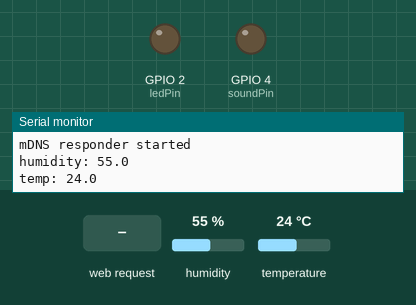
A program run on a simulated ESP8266 (Wemos D1 mini). Parts: output pins drawn as LEDs (lit = HIGH), the last lines printed to the serial monitor. Dashed ring = blinking. The test bench sets the inputs (shaded band); at power-on: humidity 55 %, temperature 24 °C. WiFi joins after 1.5 s; servers stay silent unless stated.

Above: at 2.8 s.
2.9 s: humidity set to 57 %
At 4.45 s:
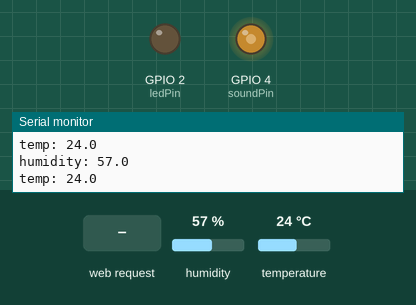
At 5.62 s:
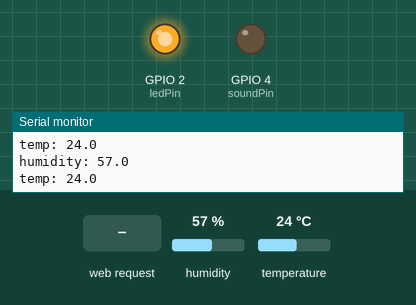
6.4 s: HTTP request GET /toggle received
9.9 s: humidity set to 22 %
14.5 s: humidity set to 68 %
At 15.12 s:
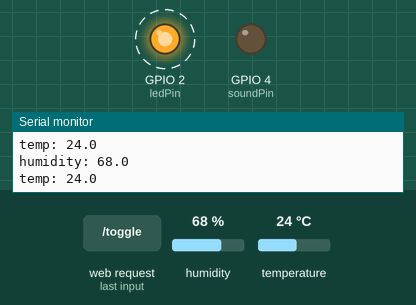
Timing chart, 0 to 19.0 s (numbered marks = the images above; inputs shaded):
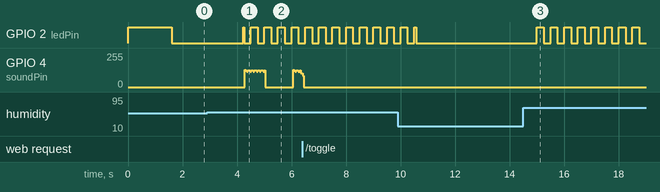

Measured:
- the behaviour switches between 55 and 56 % on humidity (found by bisection; images 0 and 1)
- after the input at 2.9 s, GPIO 2 (ledPin): LOW → HIGH after 1.3 s, then repeats every 0.50 s: LOW 0.25 s, HIGH 0.25 s
- after the input at 14.5 s, GPIO 2 (ledPin): alternates HIGH for 0.25 s and LOW for 0.25 s, starting after 0.50 s

The program:

main.cpp
```cpp
#include "Arduino.h"
#include "DHTesp.h"
#include <ESP8266WiFi.h>
#include <ESP8266WebServer.h>
#include <ESP8266mDNS.h>
#include <WiFiManager.h>

bool alarmArmed = true;
bool alarmActivated = false;
const int soundPin = 4;
const int ledPin = 2;
const int sensorPin = 14;
const float alarmHumidity = 55.0;
float temp = 0;
float humidity = 0;
DHTesp dht;
WiFiServer server(80);

void setup()
{
  // initialize LED digital pin as an output.
  pinMode(soundPin, OUTPUT);
  pinMode(ledPin, OUTPUT);
  pinMode(sensorPin, INPUT);
  Serial.begin(9600);
  digitalWrite(ledPin, HIGH);
  dht.setup(sensorPin, DHTesp::DHT11);

  WiFiManager wifiManager;
  wifiManager.autoConnect("HumidityAlarm");
  Serial.println("WiFi connected.");
  Serial.println("IP address: ");
  Serial.println(WiFi.localIP());

  delay(100);

  if (MDNS.begin("halarm"))
  { // Start the mDNS responder for esp8266.local
    Serial.println("mDNS responder started");
  }
  else
  {
    Serial.println("Error setting up MDNS responder!");
  }

  // or use this for auto generated name ESP + ChipID
  server.begin();

  digitalWrite(ledPin, HIGH);
}

void alarm()
{
  if (alarmActivated)
  {
    // toggle alarm on and off
    if (millis() / 1000 % 2 == 0)
    {
      if(alarmArmed){
        digitalWrite(4, HIGH);
        delay(3);
        digitalWrite(soundPin, LOW);
        delay(3);
      }
    }
    else
    {
      digitalWrite(soundPin, LOW);
    }

    if ((millis() / 250) % 2 == 0)
    {
      digitalWrite(ledPin, HIGH);
    }
    else
    {
      digitalWrite(ledPin, LOW);
    }
  }
  else
  {
    digitalWrite(soundPin, LOW);
    digitalWrite(ledPin, LOW);
  }
}

unsigned long last_sample = 0;
void sample_humidity()
{
  if (2100 < (millis() - last_sample))
  {
    humidity = dht.getHumidity();
    temp = dht.getTemperature();
    // Serial.print(dht.getStatusString());
    Serial.print("humidity: ");
    Serial.println(humidity, 1);
    Serial.print("temp: ");
    Serial.println(temp, 1);
    last_sample = millis();
  }
}

// Variable to store the HTTP request
char header[2048];
// Current time
unsigned long currentTime = millis();
// Previous time
unsigned long previousTime = 0;
// Define timeout time in milliseconds (example: 2000ms = 2s)
const long timeoutTime = 2000;

void generatePage(WiFiClient client)
{
  if (strstr(header, "GET /temp") != nullptr)
  {
    client.println(temp);
  }
  else if (strstr(header, "GET /humidity") != nullptr)
  {
    client.println(humidity);
  }
  else
  {
    if (strstr(header, "GET /toggle") != nullptr)
    {
      alarmArmed = !alarmArmed;
    }
    bool autoRefresh = strstr(header, "GET /auto") != nullptr;
    // HTTP headers always start with a response code (e.g. HTTP/1.1 200 OK)
    // and a content-type so the client knows what's coming, then a blank line:
    client.println("HTTP/1.1 200 OK");
    client.println("Content-type:text/html");
    client.println("Connection: close");
    client.println();

    // Display the HTML web page
    client.println("<!DOCTYPE html><html>");
    client.println("<head><meta name=\"viewport\" content=\"width=device-width, initial-scale=1\">");
    if (autoRefresh)
    {
      client.println("<meta http-equiv=\"refresh\" content=\"2\">");
    }
    client.println("<link rel=\"icon\" href=\"data:,\">");
    // CSS to style the on/off buttons
    // Feel free to change the background-color and font-size attributes to fit your preferences
    client.println("<style>html { font-family: Helvetica; display: inline-block; margin: 0px auto; text-align: center;}");
    client.println(".button { background-color: #195B6A; border: none; color: white; padding: 16px 40px;</style></head>");
    if (autoRefresh)
    {
      client.println("<p><a href=\"home\"><button class=\"button\">disable auto refresh</button></a></p>");
    }
    else
    {
      client.println("<p><a href=\"auto\"><button class=\"button\">enable auto refresh</button></a></p>");
    }
    if(alarmArmed){
      client.println("<p><a href=\"toggle\"><button class=\"button\">disarm alarm</button></a></p>");
    }else{
      client.println("<p><a href=\"toggle\"><button class=\"button\">arm alarm</button></a></p>");
    }
    // Display current state, and ON/OFF buttons for GPIO 5
    client.print("<h1>humidity: ");
    client.print(humidity);
    client.println("%</h1>");
    client.print("<h1>temp: ");
    client.print(temp);
    client.println(" degrees C</h1>");


    client.println("</body></html>");
  }
  // The HTTP response ends with another blank line
  client.println();
}

void handleNetwork()
{
  WiFiClient client = server.available(); // Listen for incoming clients

  if (client)
  {                                // If a new client connects,
    Serial.println("New Client."); // print a message out in the serial port
    char currentLine[1024] = "";   // make a C string to hold incoming data from the client
    currentTime = millis();
    previousTime = currentTime;
    size_t headerLen = 0;

    while (client.connected() && currentTime - previousTime <= timeoutTime)
    { // loop while the client's connected
      currentTime = millis();
      if (client.available())
      {                         // if there's bytes to read from the client,
        char c = client.read(); // read a byte, then
        Serial.write(c);        // print it out the serial monitor

        if (headerLen < sizeof(header) - 2)
        {
          header[headerLen++] = c;
          header[headerLen] = '\0';
        }
        else
        {
          Serial.println("header buffer exceeded");
          client.write("header buffer limit exceeded");
          break;
        }

        if (c == '\n')
        { // if the byte is a newline character
          // if the current line is blank, you got two newline characters in a row.
          // that's the end of the client HTTP request, so send a response:
          if (strlen(currentLine) == 0)
          {
            generatePage(client);
            // Break out of the while loop
            break;
          }
          else
          { // if you got a newline, then clear currentLine
            currentLine[0] = '\0';
          }
        }
        else if (c != '\r')
        { // if you got anything else but a carriage return character,
          if (strlen(currentLine) < sizeof(currentLine) - 2)
          {
            strncat(currentLine, &c, 1); // add it to the end of the currentLine
          }
        }
      }
    }
    // Clear the header variable
    header[0] = '\0';
    // Close the connection
    client.stop();
    Serial.println("Client disconnected.");
    Serial.println("");
  }
}

void loop()
{
  MDNS.update();
  handleNetwork();
  alarmActivated = humidity > alarmHumidity;
  sample_humidity();
  alarm();
}
```
